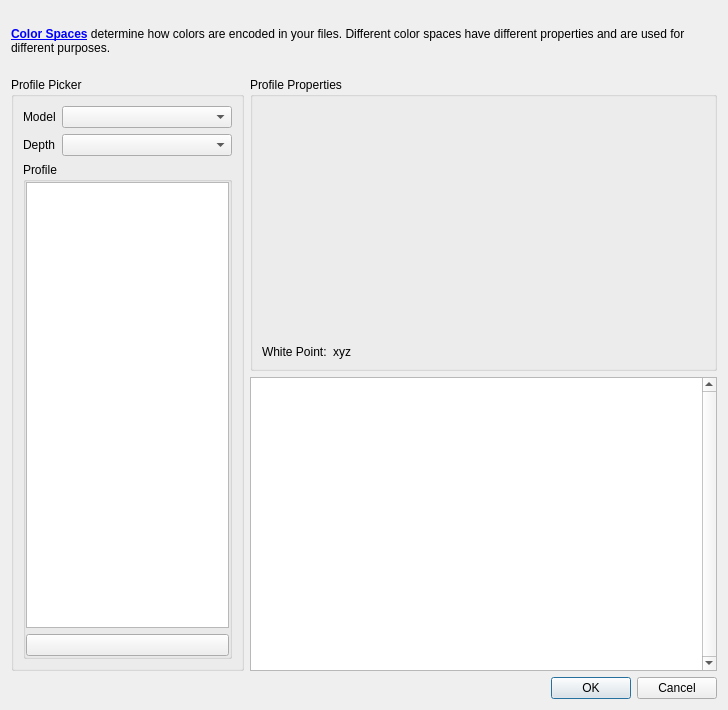
<?xml version="1.0" encoding="UTF-8"?>
<ui version="4.0">
 <author>
    SPDX-FileCopyrightText: none
    SPDX-License-Identifier: GPL-3.0-or-later
  </author>
 <class>WdgColorSpaceSelectorAdvanced</class>
 <widget class="QWidget" name="WdgColorSpaceSelectorAdvanced">
  <property name="geometry">
   <rect>
    <x>0</x>
    <y>0</y>
    <width>728</width>
    <height>710</height>
   </rect>
  </property>
  <layout class="QVBoxLayout" name="verticalLayout_2">
   <item>
    <widget class="QLabel" name="lbl_descriptionwidget">
     <property name="minimumSize">
      <size>
       <width>200</width>
       <height>60</height>
      </size>
     </property>
     <property name="text">
      <string>&lt;html&gt;&lt;head/&gt;&lt;body&gt;&lt;p&gt;&lt;a href=&quot;https://en.wikipedia.org/wiki/Color_space&quot;&gt;&lt;span style=&quot; font-weight:600; text-decoration: underline; &quot;&gt;Color Spaces&lt;/span&gt;&lt;/a&gt;  determine how colors are encoded in your files. Different color spaces have different properties and are used for different purposes.&lt;/p&gt;&lt;/body&gt;&lt;/html&gt;</string>
     </property>
     <property name="textFormat">
      <enum>Qt::RichText</enum>
     </property>
     <property name="wordWrap">
      <bool>true</bool>
     </property>
     <property name="margin">
      <number>3</number>
     </property>
     <property name="indent">
      <number>0</number>
     </property>
     <property name="openExternalLinks">
      <bool>true</bool>
     </property>
    </widget>
   </item>
   <item>
    <layout class="QGridLayout" name="gridLayout_2" columnstretch="1,2">
     <item row="0" column="0" rowspan="2">
      <widget class="QGroupBox" name="groupBox">
       <property name="title">
        <string>Profile Picker</string>
       </property>
       <layout class="QVBoxLayout" name="verticalLayout">
        <item>
         <layout class="QFormLayout" name="formLayout_2">
          <item row="0" column="0">
           <widget class="QLabel" name="label">
            <property name="text">
             <string comment="Color model">Model</string>
            </property>
           </widget>
          </item>
          <item row="0" column="1">
           <widget class="KisCmbIDList" name="cmbColorModels">
            <property name="sizePolicy">
             <sizepolicy hsizetype="Expanding" vsizetype="Fixed">
              <horstretch>0</horstretch>
              <verstretch>0</verstretch>
             </sizepolicy>
            </property>
           </widget>
          </item>
          <item row="1" column="0">
           <widget class="QLabel" name="label_2">
            <property name="text">
             <string comment="Color depth">Depth</string>
            </property>
           </widget>
          </item>
          <item row="1" column="1">
           <widget class="KisCmbIDList" name="cmbColorDepth">
            <property name="sizePolicy">
             <sizepolicy hsizetype="Expanding" vsizetype="Fixed">
              <horstretch>0</horstretch>
              <verstretch>0</verstretch>
             </sizepolicy>
            </property>
           </widget>
          </item>
         </layout>
        </item>
        <item>
         <widget class="QGroupBox" name="groupBox_3">
          <property name="title">
           <string comment="ICC color profile">Profile</string>
          </property>
          <property name="flat">
           <bool>true</bool>
          </property>
          <layout class="QVBoxLayout" name="verticalLayout_3">
           <property name="leftMargin">
            <number>0</number>
           </property>
           <property name="topMargin">
            <number>0</number>
           </property>
           <property name="rightMargin">
            <number>0</number>
           </property>
           <property name="bottomMargin">
            <number>0</number>
           </property>
           <item>
            <widget class="QListWidget" name="lstProfile">
             <property name="minimumSize">
              <size>
               <width>100</width>
               <height>0</height>
              </size>
             </property>
             <property name="showDropIndicator" stdset="0">
              <bool>false</bool>
             </property>
             <property name="wordWrap">
              <bool>true</bool>
             </property>
            </widget>
           </item>
           <item>
            <widget class="QPushButton" name="bnInstallProfile">
             <property name="text">
              <string/>
             </property>
            </widget>
           </item>
          </layout>
         </widget>
        </item>
       </layout>
      </widget>
     </item>
     <item row="0" column="1">
      <widget class="QGroupBox" name="groupBox_2">
       <property name="sizePolicy">
        <sizepolicy hsizetype="Preferred" vsizetype="Expanding">
         <horstretch>0</horstretch>
         <verstretch>0</verstretch>
        </sizepolicy>
       </property>
       <property name="title">
        <string>Profile Properties</string>
       </property>
       <layout class="QVBoxLayout" name="verticalLayout_4">
        <item>
         <layout class="QGridLayout" name="gridLayout">
          <item row="0" column="1">
           <widget class="KisToneCurveWidget" name="TRCwidget" native="true">
            <property name="sizePolicy">
             <sizepolicy hsizetype="MinimumExpanding" vsizetype="MinimumExpanding">
              <horstretch>0</horstretch>
              <verstretch>0</verstretch>
             </sizepolicy>
            </property>
            <property name="minimumSize">
             <size>
              <width>200</width>
              <height>200</height>
             </size>
            </property>
           </widget>
          </item>
          <item row="0" column="0">
           <widget class="KisCIETongueWidget" name="TongueWidget" native="true">
            <property name="sizePolicy">
             <sizepolicy hsizetype="MinimumExpanding" vsizetype="MinimumExpanding">
              <horstretch>0</horstretch>
              <verstretch>0</verstretch>
             </sizepolicy>
            </property>
            <property name="minimumSize">
             <size>
              <width>200</width>
              <height>200</height>
             </size>
            </property>
           </widget>
          </item>
         </layout>
        </item>
        <item>
         <layout class="QFormLayout" name="formLayout_3">
          <item row="0" column="0">
           <widget class="QLabel" name="lblWhitepoint">
            <property name="text">
             <string>White Point:</string>
            </property>
           </widget>
          </item>
          <item row="0" column="1">
           <widget class="QLabel" name="lblXYZ_W">
            <property name="text">
             <string notr="true">xyz</string>
            </property>
           </widget>
          </item>
         </layout>
        </item>
       </layout>
      </widget>
     </item>
     <item row="1" column="1">
      <widget class="QTextBrowser" name="textProfileDescription">
       <property name="verticalScrollBarPolicy">
        <enum>Qt::ScrollBarAlwaysOn</enum>
       </property>
       <property name="horizontalScrollBarPolicy">
        <enum>Qt::ScrollBarAlwaysOff</enum>
       </property>
       <property name="openExternalLinks">
        <bool>true</bool>
       </property>
      </widget>
     </item>
    </layout>
   </item>
   <item>
    <widget class="QDialogButtonBox" name="bnOK">
     <property name="standardButtons">
      <set>QDialogButtonBox::Cancel|QDialogButtonBox::Ok</set>
     </property>
    </widget>
   </item>
  </layout>
 </widget>
 <customwidgets>
  <customwidget>
   <class>KisCmbIDList</class>
   <extends>QComboBox</extends>
   <header>widgets/kis_cmb_idlist.h</header>
  </customwidget>
  <customwidget>
   <class>KisCIETongueWidget</class>
   <extends>QWidget</extends>
   <header>widgets/kis_cie_tongue_widget.h</header>
   <container>1</container>
  </customwidget>
  <customwidget>
   <class>KisToneCurveWidget</class>
   <extends>QWidget</extends>
   <header>widgets/kis_tone_curve_widget.h</header>
   <container>1</container>
  </customwidget>
 </customwidgets>
 <resources/>
 <connections/>
</ui>
